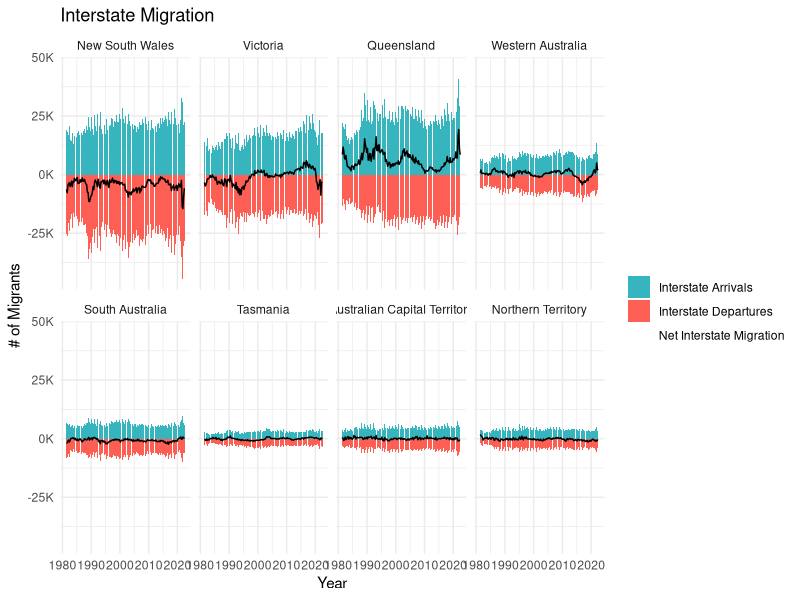
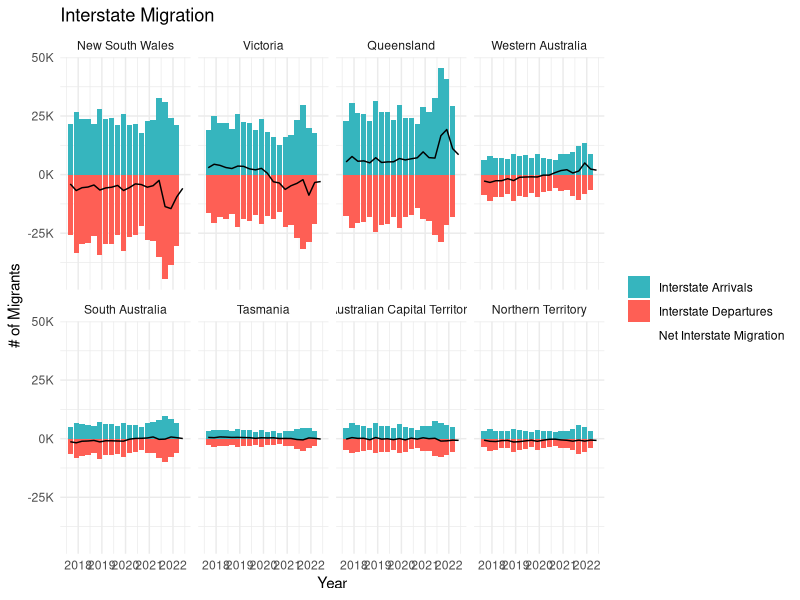

These figures' R source, in order:
# This script prepares charts for analysing migration trends

# LIBRARIES
library(ggplot2)
library(dplyr)
library(readr)
library(tidyr)
library(scales)

# data import
australia_migration_data <- read_csv("output/tables/australia_migration_data.csv")

# data prep

# this dataframe is to chart arraivls and depatures using a diverging bar chart
interstate_migration <- australia_migration_data %>%
  filter(migration_category_series != "Overseas") %>%
  mutate(metric_value = if_else(metric == "Interstate Departures", -metric_value,metric_value)) %>%
  mutate(state_factor = factor(location, levels = c("New South Wales",
                                                    "Victoria",
                                                    "Queensland",
                                                    "Western Australia",
                                                    "South Australia",
                                                    "Tasmania",
                                                    "Australian Capital Territory",
                                                    "Northern Territory")))



  
# charts
theme_set(theme_minimal())

# set up a colour table
colour_table <- tibble(
  metric = c("Interstate Arrivals", "Interstate Departures", "Net Interstate Migration"),
  colour = c("#36B5BE", "#FE5F55", "#333333")
)

# plot interstate migration over time. 

# all dates

ggplot(interstate_migration, aes(x=date, y=metric_value, fill = metric)) + 
  geom_col(data = subset(interstate_migration, metric != "Net Interstate Migration")) +
  geom_line(data = subset(interstate_migration, metric == "Net Interstate Migration")) +
  scale_fill_manual(values = colour_table$colour) +
  facet_wrap(.~state_factor, nrow = 2) + # wrap the facet using our factorised state ordering.  
  labs(
    title = 'Interstate Migration',
    x = 'Year',
    y = '# of Migrants',
    fill = element_blank()
    ) +
  scale_y_continuous(labels = label_number(suffix = "K", scale = 1e-3)) + # thousands +
  scale_x_date(date_labels = "%Y")

# last five years

ggplot(interstate_migration, aes(x=date, y=metric_value, fill = metric)) + 
  geom_col(data = subset(interstate_migration, metric != "Net Interstate Migration")) +
  geom_line(data = subset(interstate_migration, metric == "Net Interstate Migration")) +
  scale_fill_manual(values = colour_table$colour) +
  facet_wrap(.~state_factor, nrow = 2) + # wrap the facet using our factorised state ordering.  
  labs(
    title = 'Interstate Migration',
    x = 'Year',
    y = '# of Migrants',
    fill = element_blank()
  ) +
  scale_y_continuous(labels = label_number(suffix = "K", scale = 1e-3)) + # thousands +
  scale_x_date(date_labels = "%Y",
               limits = as.Date(c('2017-06-30','2022-06-30')))
